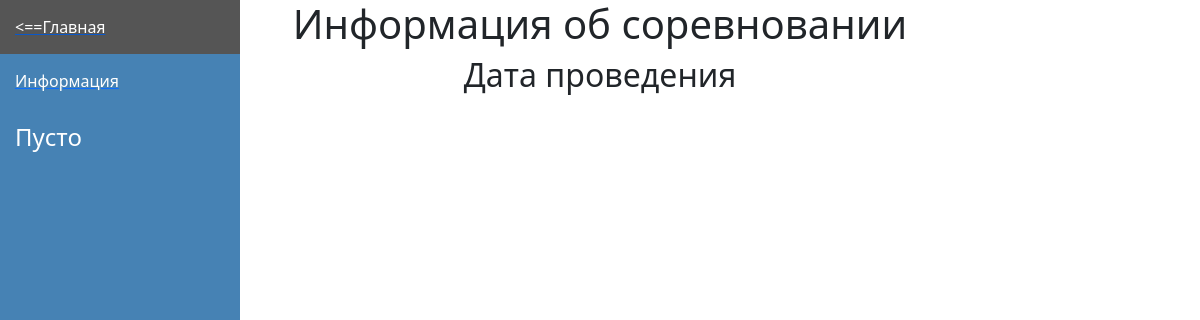
The page /information_about_competition/11/pilot/1 (signed in) on the database as committed earlier.
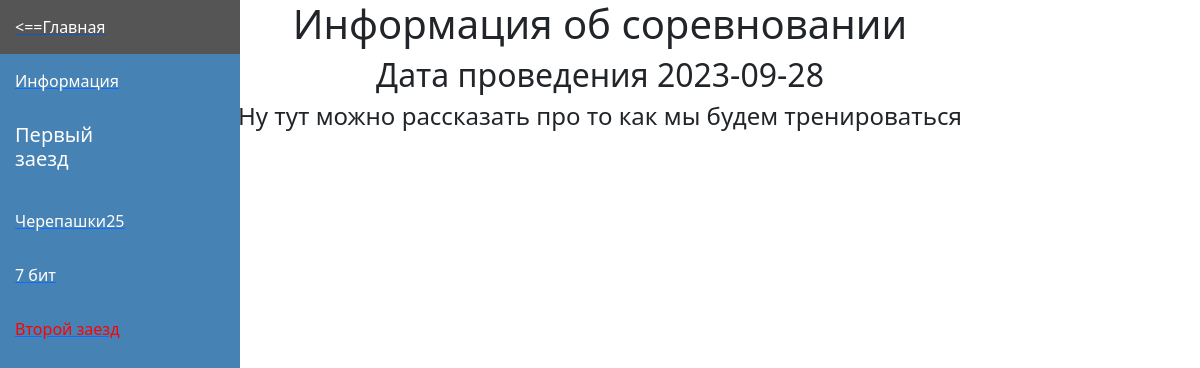
The same page on the database as committed later.
### for_work_with_database/class_db_team.py (models this page shows)
class TeamDB(SqlAlchemyBase):
    __tablename__ = 'teams'
    id = sqlalchemy.Column(sqlalchemy.Integer, primary_key=True, autoincrement=True)
    name_command = sqlalchemy.Column(sqlalchemy.String)
    name_of_organization = sqlalchemy.Column(sqlalchemy.String)
    first_score = sqlalchemy.Column(sqlalchemy.Text)
    second_score = sqlalchemy.Column(sqlalchemy.Text)
    nomination = sqlalchemy.Column(sqlalchemy.Integer)
    competition_id = sqlalchemy.Column(sqlalchemy.Integer)
    manager = sqlalchemy.Column(sqlalchemy.String)
    number_phone_of_manager = sqlalchemy.Column(sqlalchemy.String)
    email_of_manager = sqlalchemy.Column(sqlalchemy.String)
    name_first_member = sqlalchemy.Column(sqlalchemy.String)
    last_name_first_member = sqlalchemy.Column(sqlalchemy.String)
    middle_name_first_member = sqlalchemy.Column(sqlalchemy.String)
    date_birthday_first_member = sqlalchemy.Column(sqlalchemy.String)
    certificate_PFDO_first_member = sqlalchemy.Column(sqlalchemy.String)
    name_second_member = sqlalchemy.Column(sqlalchemy.String)
    middle_name_second_member = sqlalchemy.Column(sqlalchemy.String)
    last_name_second_member = sqlalchemy.Column(sqlalchemy.String)
    date_birthday_second_member = sqlalchemy.Column(sqlalchemy.String)
    certificate_PFDO_second_member = sqlalchemy.Column(sqlalchemy.String)
    final_top = sqlalchemy.Column(sqlalchemy.Integer)
    final_score = sqlalchemy.Column(sqlalchemy.Integer)
    random_queue = sqlalchemy.Column(sqlalchemy.Integer)

### for_work_with_database/class_db_competition.py (models this page shows)
class Competition(SqlAlchemyBase):
    __tablename__ = 'competition'
    id = Column(Integer, primary_key=True, autoincrement=True)
    date = Column(Text)
    commentary = Column(Text)
    date_of_ending_registration_members = Column(Text)
    started = Column(Text)
    date_of_starting_registration_members = Column(Text)
    header_for_competition = Column(Text)

### main.py (the view)
@app.route("/information_about_competition/<int:competition_id>/<string:nomination>/<int:number_of_launch>")
@limiter.limit(REQUESTS_TIME)
def information_about_competition(competition_id, nomination, number_of_launch):
    if not current_user.is_authenticated:
        return redirect("/")
    sess = db_session.create_session()
    teams = sess.query(TeamDB).filter(TeamDB.competition_id == competition_id).all()
    competition = sess.query(Competition).filter(Competition.id == competition_id).first()
    teams.sort(key=lambda x: x.random_queue)
    return render_template("page_about_competition.html",
                           teams=list(teams),
                           len=len,
                           competition=competition,
                           number_of_launch=number_of_launch,
                           competition_id=competition_id,
                           nomination=nomination)

### for_work_with_database/db_session.py (called while the page is built)
def create_session() -> Session:
    global __factory
    return __factory()

### main.py (called while the page is built)
@login_manager.user_loader
def load_user(user_id):
    db_sess = db_session.create_session()
    return db_sess.query(User).get(user_id)

### templates/page_about_competition.html (shortened to what this page needs)
<!DOCTYPE html>
<html lang="en">
<head>
</head>
<head>
    <link href="https://cdn.jsdelivr.net/npm/bootstrap@5.2.0/dist/css/bootstrap.min.css" rel="stylesheet">
    <link rel="stylesheet" href="https://cdn.jsdelivr.net/npm/bootstrap-icons@1.4.0/font/bootstrap-icons.css">
</head>
<body>
<div class="menu-container">
    <a href="/">
        <button class="menu-button"><==Главная</button>
    </a>
    <a href="/information_about_competition/{{ competition.id }}/{{ nomination }}/{{ number_of_launch }}">
        <button class="menu-button">Информация</button>
    </a>
    {% if teams %}
        {% if number_of_launch == 1 %}
            <h5 class="text_message_at_menu_buttons">Первый заезд</h5>
        {% else %}
            <h4 class="text_message_at_menu_buttons">Второй заезд</h4>
        {% endif %}
        {% if number_of_launch == 1 %}
            {% for team in teams %}
                <a href="/timer/{{competition.id}}/{{nomination}}/1/{{team.id}}">
                    <button class="menu-button">{{ team.name_command }}</button>
                </a>
            {% endfor %}
        {% else %}
            {% for team in teams %}
                <a href="/timer/{{competition.id}}/{{nomination}}/2/{{team.id}}">
                    <button class="menu-button">{{ team.name_command }}</button>
                </a>
            {% endfor %}
        {% endif %}
        {% if number_of_laucnh == 1 %}
            <a href="/timer/{{competition.id}}/{{nomination}}/2/{{teams[0].id}}">
                <button class="menu-button"><font color="red">Второй заезд</font></button>
            </a>
        {% else %}
            <a href="/timer/{{competition.id}}/{{nomination}}/1/{{teams[0].id}}">
                <button class="menu-button"><font color="red">Второй заезд</font></button>
            </a>
        {% endif %}
    {% else %}
        <h4 class="text_message_at_menu_buttons">Пусто</h4>
    {% endif %}
</div>
<div align="center">
    <h1>Информация об соревновании</h1>
    <h2>Дата проведения {{competition.date}}</h2>
    <h4>{{competition.commentary}}</h4>
</div>
<div style="margin-left: 25%; padding: 20px;">
</div>
</body>
</html>

Rows that differ between the two databases and show on the page:
added TeamDB: name_command "Черепашки25"
added TeamDB: name_command "7 бит"
added Competition: date "2023-09-28", commentary "Ну тут можно рассказать про то как мы будем тренироваться"
Other text that changed with them:
text no longer shown: "Пусто"
text now shown: "Первый заезд Второй заезд"
